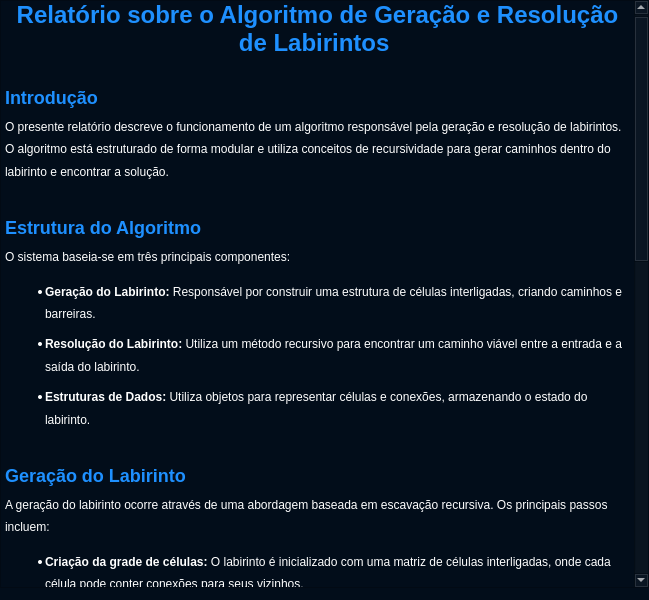
<?xml version="1.0" encoding="UTF-8"?>
<ui version="4.0">
 <class>informationPage</class>
 <widget class="QWidget" name="informationPage">
  <property name="windowModality">
   <enum>Qt::WindowModality::ApplicationModal</enum>
  </property>
  <property name="geometry">
   <rect>
    <x>0</x>
    <y>0</y>
    <width>649</width>
    <height>600</height>
   </rect>
  </property>
  <property name="palette">
   <palette>
    <active>
     <colorrole role="WindowText">
      <brush brushstyle="SolidPattern">
       <color alpha="255">
        <red>255</red>
        <green>255</green>
        <blue>255</blue>
       </color>
      </brush>
     </colorrole>
     <colorrole role="Button">
      <brush brushstyle="SolidPattern">
       <color alpha="255">
        <red>2</red>
        <green>13</green>
        <blue>26</blue>
       </color>
      </brush>
     </colorrole>
     <colorrole role="Light">
      <brush brushstyle="SolidPattern">
       <color alpha="255">
        <red>3</red>
        <green>19</green>
        <blue>39</blue>
       </color>
      </brush>
     </colorrole>
     <colorrole role="Midlight">
      <brush brushstyle="SolidPattern">
       <color alpha="255">
        <red>2</red>
        <green>16</green>
        <blue>32</blue>
       </color>
      </brush>
     </colorrole>
     <colorrole role="Dark">
      <brush brushstyle="SolidPattern">
       <color alpha="255">
        <red>1</red>
        <green>6</green>
        <blue>13</blue>
       </color>
      </brush>
     </colorrole>
     <colorrole role="Mid">
      <brush brushstyle="SolidPattern">
       <color alpha="255">
        <red>1</red>
        <green>9</green>
        <blue>17</blue>
       </color>
      </brush>
     </colorrole>
     <colorrole role="Text">
      <brush brushstyle="SolidPattern">
       <color alpha="255">
        <red>255</red>
        <green>255</green>
        <blue>255</blue>
       </color>
      </brush>
     </colorrole>
     <colorrole role="BrightText">
      <brush brushstyle="SolidPattern">
       <color alpha="255">
        <red>255</red>
        <green>255</green>
        <blue>255</blue>
       </color>
      </brush>
     </colorrole>
     <colorrole role="ButtonText">
      <brush brushstyle="SolidPattern">
       <color alpha="255">
        <red>255</red>
        <green>255</green>
        <blue>255</blue>
       </color>
      </brush>
     </colorrole>
     <colorrole role="Base">
      <brush brushstyle="SolidPattern">
       <color alpha="255">
        <red>0</red>
        <green>0</green>
        <blue>0</blue>
       </color>
      </brush>
     </colorrole>
     <colorrole role="Window">
      <brush brushstyle="SolidPattern">
       <color alpha="255">
        <red>2</red>
        <green>13</green>
        <blue>26</blue>
       </color>
      </brush>
     </colorrole>
     <colorrole role="Shadow">
      <brush brushstyle="SolidPattern">
       <color alpha="255">
        <red>0</red>
        <green>0</green>
        <blue>0</blue>
       </color>
      </brush>
     </colorrole>
     <colorrole role="AlternateBase">
      <brush brushstyle="SolidPattern">
       <color alpha="255">
        <red>1</red>
        <green>6</green>
        <blue>13</blue>
       </color>
      </brush>
     </colorrole>
     <colorrole role="ToolTipBase">
      <brush brushstyle="SolidPattern">
       <color alpha="255">
        <red>255</red>
        <green>255</green>
        <blue>220</blue>
       </color>
      </brush>
     </colorrole>
     <colorrole role="ToolTipText">
      <brush brushstyle="SolidPattern">
       <color alpha="255">
        <red>0</red>
        <green>0</green>
        <blue>0</blue>
       </color>
      </brush>
     </colorrole>
     <colorrole role="PlaceholderText">
      <brush brushstyle="SolidPattern">
       <color alpha="127">
        <red>255</red>
        <green>255</green>
        <blue>255</blue>
       </color>
      </brush>
     </colorrole>
     <colorrole role="Accent">
      <brush brushstyle="SolidPattern">
       <color alpha="255">
        <red>0</red>
        <green>0</green>
        <blue>0</blue>
       </color>
      </brush>
     </colorrole>
    </active>
    <inactive>
     <colorrole role="WindowText">
      <brush brushstyle="SolidPattern">
       <color alpha="255">
        <red>255</red>
        <green>255</green>
        <blue>255</blue>
       </color>
      </brush>
     </colorrole>
     <colorrole role="Button">
      <brush brushstyle="SolidPattern">
       <color alpha="255">
        <red>2</red>
        <green>13</green>
        <blue>26</blue>
       </color>
      </brush>
     </colorrole>
     <colorrole role="Light">
      <brush brushstyle="SolidPattern">
       <color alpha="255">
        <red>3</red>
        <green>19</green>
        <blue>39</blue>
       </color>
      </brush>
     </colorrole>
     <colorrole role="Midlight">
      <brush brushstyle="SolidPattern">
       <color alpha="255">
        <red>2</red>
        <green>16</green>
        <blue>32</blue>
       </color>
      </brush>
     </colorrole>
     <colorrole role="Dark">
      <brush brushstyle="SolidPattern">
       <color alpha="255">
        <red>1</red>
        <green>6</green>
        <blue>13</blue>
       </color>
      </brush>
     </colorrole>
     <colorrole role="Mid">
      <brush brushstyle="SolidPattern">
       <color alpha="255">
        <red>1</red>
        <green>9</green>
        <blue>17</blue>
       </color>
      </brush>
     </colorrole>
     <colorrole role="Text">
      <brush brushstyle="SolidPattern">
       <color alpha="255">
        <red>255</red>
        <green>255</green>
        <blue>255</blue>
       </color>
      </brush>
     </colorrole>
     <colorrole role="BrightText">
      <brush brushstyle="SolidPattern">
       <color alpha="255">
        <red>255</red>
        <green>255</green>
        <blue>255</blue>
       </color>
      </brush>
     </colorrole>
     <colorrole role="ButtonText">
      <brush brushstyle="SolidPattern">
       <color alpha="255">
        <red>255</red>
        <green>255</green>
        <blue>255</blue>
       </color>
      </brush>
     </colorrole>
     <colorrole role="Base">
      <brush brushstyle="SolidPattern">
       <color alpha="255">
        <red>0</red>
        <green>0</green>
        <blue>0</blue>
       </color>
      </brush>
     </colorrole>
     <colorrole role="Window">
      <brush brushstyle="SolidPattern">
       <color alpha="255">
        <red>2</red>
        <green>13</green>
        <blue>26</blue>
       </color>
      </brush>
     </colorrole>
     <colorrole role="Shadow">
      <brush brushstyle="SolidPattern">
       <color alpha="255">
        <red>0</red>
        <green>0</green>
        <blue>0</blue>
       </color>
      </brush>
     </colorrole>
     <colorrole role="AlternateBase">
      <brush brushstyle="SolidPattern">
       <color alpha="255">
        <red>1</red>
        <green>6</green>
        <blue>13</blue>
       </color>
      </brush>
     </colorrole>
     <colorrole role="ToolTipBase">
      <brush brushstyle="SolidPattern">
       <color alpha="255">
        <red>255</red>
        <green>255</green>
        <blue>220</blue>
       </color>
      </brush>
     </colorrole>
     <colorrole role="ToolTipText">
      <brush brushstyle="SolidPattern">
       <color alpha="255">
        <red>0</red>
        <green>0</green>
        <blue>0</blue>
       </color>
      </brush>
     </colorrole>
     <colorrole role="PlaceholderText">
      <brush brushstyle="SolidPattern">
       <color alpha="127">
        <red>255</red>
        <green>255</green>
        <blue>255</blue>
       </color>
      </brush>
     </colorrole>
     <colorrole role="Accent">
      <brush brushstyle="SolidPattern">
       <color alpha="255">
        <red>0</red>
        <green>0</green>
        <blue>0</blue>
       </color>
      </brush>
     </colorrole>
    </inactive>
    <disabled>
     <colorrole role="WindowText">
      <brush brushstyle="SolidPattern">
       <color alpha="255">
        <red>1</red>
        <green>6</green>
        <blue>13</blue>
       </color>
      </brush>
     </colorrole>
     <colorrole role="Button">
      <brush brushstyle="SolidPattern">
       <color alpha="255">
        <red>2</red>
        <green>13</green>
        <blue>26</blue>
       </color>
      </brush>
     </colorrole>
     <colorrole role="Light">
      <brush brushstyle="SolidPattern">
       <color alpha="255">
        <red>3</red>
        <green>19</green>
        <blue>39</blue>
       </color>
      </brush>
     </colorrole>
     <colorrole role="Midlight">
      <brush brushstyle="SolidPattern">
       <color alpha="255">
        <red>2</red>
        <green>16</green>
        <blue>32</blue>
       </color>
      </brush>
     </colorrole>
     <colorrole role="Dark">
      <brush brushstyle="SolidPattern">
       <color alpha="255">
        <red>1</red>
        <green>6</green>
        <blue>13</blue>
       </color>
      </brush>
     </colorrole>
     <colorrole role="Mid">
      <brush brushstyle="SolidPattern">
       <color alpha="255">
        <red>1</red>
        <green>9</green>
        <blue>17</blue>
       </color>
      </brush>
     </colorrole>
     <colorrole role="Text">
      <brush brushstyle="SolidPattern">
       <color alpha="255">
        <red>1</red>
        <green>6</green>
        <blue>13</blue>
       </color>
      </brush>
     </colorrole>
     <colorrole role="BrightText">
      <brush brushstyle="SolidPattern">
       <color alpha="255">
        <red>255</red>
        <green>255</green>
        <blue>255</blue>
       </color>
      </brush>
     </colorrole>
     <colorrole role="ButtonText">
      <brush brushstyle="SolidPattern">
       <color alpha="255">
        <red>1</red>
        <green>6</green>
        <blue>13</blue>
       </color>
      </brush>
     </colorrole>
     <colorrole role="Base">
      <brush brushstyle="SolidPattern">
       <color alpha="255">
        <red>2</red>
        <green>13</green>
        <blue>26</blue>
       </color>
      </brush>
     </colorrole>
     <colorrole role="Window">
      <brush brushstyle="SolidPattern">
       <color alpha="255">
        <red>2</red>
        <green>13</green>
        <blue>26</blue>
       </color>
      </brush>
     </colorrole>
     <colorrole role="Shadow">
      <brush brushstyle="SolidPattern">
       <color alpha="255">
        <red>0</red>
        <green>0</green>
        <blue>0</blue>
       </color>
      </brush>
     </colorrole>
     <colorrole role="AlternateBase">
      <brush brushstyle="SolidPattern">
       <color alpha="255">
        <red>2</red>
        <green>13</green>
        <blue>26</blue>
       </color>
      </brush>
     </colorrole>
     <colorrole role="ToolTipBase">
      <brush brushstyle="SolidPattern">
       <color alpha="255">
        <red>255</red>
        <green>255</green>
        <blue>220</blue>
       </color>
      </brush>
     </colorrole>
     <colorrole role="ToolTipText">
      <brush brushstyle="SolidPattern">
       <color alpha="255">
        <red>0</red>
        <green>0</green>
        <blue>0</blue>
       </color>
      </brush>
     </colorrole>
     <colorrole role="PlaceholderText">
      <brush brushstyle="SolidPattern">
       <color alpha="127">
        <red>1</red>
        <green>6</green>
        <blue>13</blue>
       </color>
      </brush>
     </colorrole>
     <colorrole role="Accent">
      <brush brushstyle="SolidPattern">
       <color alpha="255">
        <red>1</red>
        <green>9</green>
        <blue>18</blue>
       </color>
      </brush>
     </colorrole>
    </disabled>
   </palette>
  </property>
  <property name="windowTitle">
   <string>Form</string>
  </property>
  <layout class="QVBoxLayout" name="verticalLayout">
   <property name="leftMargin">
    <number>0</number>
   </property>
   <property name="topMargin">
    <number>0</number>
   </property>
   <property name="rightMargin">
    <number>0</number>
   </property>
   <property name="bottomMargin">
    <number>12</number>
   </property>
   <item>
    <layout class="QVBoxLayout" name="verticalLayout_3">
     <item>
      <widget class="QTextBrowser" name="textBrowser">
       <property name="documentTitle">
        <string>Relatório sobre o Algoritmo de Geração e Resolução de Labirintos</string>
       </property>
       <property name="lineWrapColumnOrWidth">
        <number>0</number>
       </property>
       <property name="html">
        <string>&lt;!DOCTYPE HTML PUBLIC &quot;-//W3C//DTD HTML 4.0//EN&quot; &quot;http://www.w3.org/TR/REC-html40/strict.dtd&quot;&gt;
&lt;html&gt;&lt;head&gt;&lt;meta name=&quot;qrichtext&quot; content=&quot;1&quot; /&gt;&lt;meta charset=&quot;utf-8&quot; /&gt;&lt;title&gt;Relatório sobre o Algoritmo de Geração e Resolução de Labirintos&lt;/title&gt;&lt;style type=&quot;text/css&quot;&gt;
p, li { white-space: pre-wrap; }
hr { height: 1px; border-width: 0; }
li.unchecked::marker { content: &quot;\2610&quot;; }
li.checked::marker { content: &quot;\2612&quot;; }
&lt;/style&gt;&lt;/head&gt;&lt;body style=&quot; font-family:'Segoe UI'; font-size:9pt; font-weight:400; font-style:normal;&quot; bgcolor=&quot;#020d1a&quot;&gt;
&lt;h1 align=&quot;center&quot; style=&quot; margin-top:18px; margin-bottom:12px; margin-left:0px; margin-right:0px; -qt-block-indent:0; text-indent:0px;&quot;&gt;&lt;span style=&quot; font-family:'Arial','sans-serif'; font-size:xx-large; font-weight:700; color:#1e90ff;&quot;&gt;Relatório sobre o Algoritmo de Geração e Resolução de Labirintos&lt;/span&gt;&lt;span style=&quot; font-family:'Arial','sans-serif'; color:#ffffff;&quot;&gt; &lt;/span&gt;&lt;/h1&gt;
&lt;h2 style=&quot; margin-top:30px; margin-bottom:12px; margin-left:0px; margin-right:0px; -qt-block-indent:0; text-indent:0px;&quot;&gt;&lt;span style=&quot; font-family:'Arial','sans-serif'; font-size:x-large; font-weight:700; color:#1e90ff;&quot;&gt;Introdução&lt;/span&gt;&lt;span style=&quot; font-family:'Arial','sans-serif'; color:#ffffff;&quot;&gt; &lt;/span&gt;&lt;/h2&gt;
&lt;p style=&quot; margin-top:12px; margin-bottom:12px; margin-left:0px; margin-right:0px; -qt-block-indent:0; text-indent:0px; line-height:160%;&quot;&gt;&lt;span style=&quot; font-family:'Arial','sans-serif'; color:#ffffff;&quot;&gt;O presente relatório descreve o funcionamento de um algoritmo responsável pela geração e resolução de labirintos. O algoritmo está estruturado de forma modular e utiliza conceitos de recursividade para gerar caminhos dentro do labirinto e encontrar a solução. &lt;/span&gt;&lt;/p&gt;
&lt;h2 style=&quot; margin-top:30px; margin-bottom:12px; margin-left:0px; margin-right:0px; -qt-block-indent:0; text-indent:0px;&quot;&gt;&lt;span style=&quot; font-family:'Arial','sans-serif'; font-size:x-large; font-weight:700; color:#1e90ff;&quot;&gt;Estrutura do Algoritmo&lt;/span&gt;&lt;span style=&quot; font-family:'Arial','sans-serif'; color:#ffffff;&quot;&gt; &lt;/span&gt;&lt;/h2&gt;
&lt;p style=&quot; margin-top:12px; margin-bottom:12px; margin-left:0px; margin-right:0px; -qt-block-indent:0; text-indent:0px; line-height:160%;&quot;&gt;&lt;span style=&quot; font-family:'Arial','sans-serif'; color:#ffffff;&quot;&gt;O sistema baseia-se em três principais componentes: &lt;/span&gt;&lt;/p&gt;
&lt;ul style=&quot;margin-top: 0px; margin-bottom: 0px; margin-left: 0px; margin-right: 0px; -qt-list-indent: 1;&quot;&gt;
&lt;li style=&quot; font-family:'Arial','sans-serif'; color:#ffffff;&quot; style=&quot; margin-top:12px; margin-bottom:8px; margin-left:0px; margin-right:0px; -qt-block-indent:0; text-indent:0px; line-height:160%;&quot;&gt;&lt;span style=&quot; font-weight:700;&quot;&gt;Geração do Labirinto:&lt;/span&gt; Responsável por construir uma estrutura de células interligadas, criando caminhos e barreiras. &lt;/li&gt;
&lt;li style=&quot; font-family:'Arial','sans-serif'; color:#ffffff;&quot; style=&quot; margin-top:0px; margin-bottom:8px; margin-left:0px; margin-right:0px; -qt-block-indent:0; text-indent:0px; line-height:160%;&quot;&gt;&lt;span style=&quot; font-weight:700;&quot;&gt;Resolução do Labirinto:&lt;/span&gt; Utiliza um método recursivo para encontrar um caminho viável entre a entrada e a saída do labirinto. &lt;/li&gt;
&lt;li style=&quot; font-family:'Arial','sans-serif'; color:#ffffff;&quot; style=&quot; margin-top:0px; margin-bottom:12px; margin-left:0px; margin-right:0px; -qt-block-indent:0; text-indent:0px; line-height:160%;&quot;&gt;&lt;span style=&quot; font-weight:700;&quot;&gt;Estruturas de Dados:&lt;/span&gt; Utiliza objetos para representar células e conexões, armazenando o estado do labirinto. &lt;/li&gt;&lt;/ul&gt;
&lt;h2 style=&quot; margin-top:30px; margin-bottom:12px; margin-left:0px; margin-right:0px; -qt-block-indent:0; text-indent:0px;&quot;&gt;&lt;span style=&quot; font-family:'Arial','sans-serif'; font-size:x-large; font-weight:700; color:#1e90ff;&quot;&gt;Geração do Labirinto&lt;/span&gt;&lt;span style=&quot; font-family:'Arial','sans-serif'; color:#ffffff;&quot;&gt; &lt;/span&gt;&lt;/h2&gt;
&lt;p style=&quot; margin-top:12px; margin-bottom:12px; margin-left:0px; margin-right:0px; -qt-block-indent:0; text-indent:0px; line-height:160%;&quot;&gt;&lt;span style=&quot; font-family:'Arial','sans-serif'; color:#ffffff;&quot;&gt;A geração do labirinto ocorre através de uma abordagem baseada em escavação recursiva. Os principais passos incluem: &lt;/span&gt;&lt;/p&gt;
&lt;ul style=&quot;margin-top: 0px; margin-bottom: 0px; margin-left: 0px; margin-right: 0px; -qt-list-indent: 1;&quot;&gt;
&lt;li style=&quot; font-family:'Arial','sans-serif'; color:#ffffff;&quot; style=&quot; margin-top:12px; margin-bottom:8px; margin-left:0px; margin-right:0px; -qt-block-indent:0; text-indent:0px; line-height:160%;&quot;&gt;&lt;span style=&quot; font-weight:700;&quot;&gt;Criação da grade de células:&lt;/span&gt; O labirinto é inicializado com uma matriz de células interligadas, onde cada célula pode conter conexões para seus vizinhos. &lt;/li&gt;
&lt;li style=&quot; font-family:'Arial','sans-serif'; color:#ffffff;&quot; style=&quot; margin-top:0px; margin-bottom:8px; margin-left:0px; margin-right:0px; -qt-block-indent:0; text-indent:0px; line-height:160%;&quot;&gt;&lt;span style=&quot; font-weight:700;&quot;&gt;Definição da entrada e saída:&lt;/span&gt; A entrada e a saída são escolhidas aleatoriamente em uma das bordas do labirinto. &lt;/li&gt;
&lt;li style=&quot; font-family:'Arial','sans-serif'; color:#ffffff;&quot; style=&quot; margin-top:0px; margin-bottom:12px; margin-left:0px; margin-right:0px; -qt-block-indent:0; text-indent:0px; line-height:160%;&quot;&gt;&lt;span style=&quot; font-weight:700;&quot;&gt;Escavação recursiva:&lt;/span&gt; 
&lt;ul style=&quot;margin-top: 0px; margin-bottom: 0px; margin-left: 0px; margin-right: 0px; -qt-list-indent: 2;&quot;&gt;
&lt;li style=&quot; font-family:'Arial','sans-serif'; color:#ffffff;&quot; style=&quot; margin-top:0px; margin-bottom:8px; margin-left:0px; margin-right:0px; -qt-block-indent:0; text-indent:0px; line-height:160%;&quot;&gt;Começando pela entrada, o algoritmo percorre recursivamente as células vizinhas de forma aleatória. &lt;/li&gt;
&lt;li style=&quot; font-family:'Arial','sans-serif'; color:#ffffff;&quot; style=&quot; margin-top:0px; margin-bottom:8px; margin-left:0px; margin-right:0px; -qt-block-indent:0; text-indent:0px; line-height:160%;&quot;&gt;Cada conexão entre células pode ser marcada como livre (sem obstáculo) ou bloqueada. &lt;/li&gt;
&lt;li style=&quot; font-family:'Arial','sans-serif'; color:#ffffff;&quot; style=&quot; margin-top:0px; margin-bottom:8px; margin-left:0px; margin-right:0px; -qt-block-indent:0; text-indent:0px; line-height:160%;&quot;&gt;Se uma célula não foi visitada, o caminho entre ela e a célula anterior é aberto, e a escavação continua. &lt;/li&gt;
&lt;li style=&quot; font-family:'Arial','sans-serif'; color:#ffffff;&quot; style=&quot; margin-top:0px; margin-bottom:8px; margin-left:0px; margin-right:0px; -qt-block-indent:0; text-indent:0px; line-height:160%;&quot;&gt;O processo se repete até que o labirinto esteja completamente escavado. &lt;/li&gt;&lt;/ul&gt;&lt;/li&gt;&lt;/ul&gt;
&lt;h2 style=&quot; margin-top:30px; margin-bottom:12px; margin-left:0px; margin-right:0px; -qt-block-indent:0; text-indent:0px;&quot;&gt;&lt;span style=&quot; font-family:'Arial','sans-serif'; font-size:x-large; font-weight:700; color:#1e90ff;&quot;&gt;Resolução do Labirinto&lt;/span&gt;&lt;span style=&quot; font-family:'Arial','sans-serif'; color:#ffffff;&quot;&gt; &lt;/span&gt;&lt;/h2&gt;
&lt;p style=&quot; margin-top:12px; margin-bottom:12px; margin-left:0px; margin-right:0px; -qt-block-indent:0; text-indent:0px; line-height:160%;&quot;&gt;&lt;span style=&quot; font-family:'Arial','sans-serif'; color:#ffffff;&quot;&gt;Para encontrar um caminho viável dentro do labirinto, o algoritmo segue uma abordagem recursiva: &lt;/span&gt;&lt;/p&gt;
&lt;ul style=&quot;margin-top: 0px; margin-bottom: 0px; margin-left: 0px; margin-right: 0px; -qt-list-indent: 1;&quot;&gt;
&lt;li style=&quot; font-family:'Arial','sans-serif'; color:#ffffff;&quot; style=&quot; margin-top:12px; margin-bottom:8px; margin-left:0px; margin-right:0px; -qt-block-indent:0; text-indent:0px; line-height:160%;&quot;&gt;&lt;span style=&quot; font-weight:700;&quot;&gt;Inicialização:&lt;/span&gt; Um mapa de células visitadas é criado para evitar revisitar locais já percorridos. &lt;/li&gt;
&lt;li style=&quot; font-family:'Arial','sans-serif'; color:#ffffff;&quot; style=&quot; margin-top:0px; margin-bottom:8px; margin-left:0px; margin-right:0px; -qt-block-indent:0; text-indent:0px; line-height:160%;&quot;&gt;&lt;span style=&quot; font-weight:700;&quot;&gt;Busca Recursiva:&lt;/span&gt; 
&lt;ul style=&quot;margin-top: 0px; margin-bottom: 0px; margin-left: 0px; margin-right: 0px; -qt-list-indent: 2;&quot;&gt;
&lt;li style=&quot; font-family:'Arial','sans-serif'; color:#ffffff;&quot; style=&quot; margin-top:0px; margin-bottom:8px; margin-left:0px; margin-right:0px; -qt-block-indent:0; text-indent:0px; line-height:160%;&quot;&gt;O algoritmo começa na entrada e tenta seguir pelos caminhos possíveis. &lt;/li&gt;
&lt;li style=&quot; font-family:'Arial','sans-serif'; color:#ffffff;&quot; style=&quot; margin-top:0px; margin-bottom:8px; margin-left:0px; margin-right:0px; -qt-block-indent:0; text-indent:0px; line-height:160%;&quot;&gt;Caso uma célula leve diretamente à saída, a solução é encontrada. &lt;/li&gt;
&lt;li style=&quot; font-family:'Arial','sans-serif'; color:#ffffff;&quot; style=&quot; margin-top:0px; margin-bottom:8px; margin-left:0px; margin-right:0px; -qt-block-indent:0; text-indent:0px; line-height:160%;&quot;&gt;Se a célula atual não for a saída, o algoritmo tenta mover-se para uma célula adjacente que não tenha obstáculos. &lt;/li&gt;
&lt;li style=&quot; font-family:'Arial','sans-serif'; color:#ffffff;&quot; style=&quot; margin-top:0px; margin-bottom:8px; margin-left:0px; margin-right:0px; -qt-block-indent:0; text-indent:0px; line-height:160%;&quot;&gt;Caso todas as direções sejam bloqueadas, o algoritmo retrocede e busca outra alternativa. &lt;/li&gt;&lt;/ul&gt;&lt;/li&gt;
&lt;li style=&quot; font-family:'Arial','sans-serif'; color:#ffffff;&quot; style=&quot; margin-top:0px; margin-bottom:12px; margin-left:0px; margin-right:0px; -qt-block-indent:0; text-indent:0px; line-height:160%;&quot;&gt;&lt;span style=&quot; font-weight:700;&quot;&gt;Marcação do Caminho:&lt;/span&gt; Ao encontrar a solução, as células percorridas são marcadas, formando o caminho correto. &lt;/li&gt;&lt;/ul&gt;
&lt;h2 style=&quot; margin-top:30px; margin-bottom:12px; margin-left:0px; margin-right:0px; -qt-block-indent:0; text-indent:0px;&quot;&gt;&lt;span style=&quot; font-family:'Arial','sans-serif'; font-size:x-large; font-weight:700; color:#1e90ff;&quot;&gt;Conclusão&lt;/span&gt;&lt;span style=&quot; font-family:'Arial','sans-serif'; color:#ffffff;&quot;&gt; &lt;/span&gt;&lt;/h2&gt;
&lt;p style=&quot; margin-top:12px; margin-bottom:12px; margin-left:0px; margin-right:0px; -qt-block-indent:0; text-indent:0px; line-height:160%;&quot;&gt;&lt;span style=&quot; font-family:'Arial','sans-serif'; color:#ffffff;&quot;&gt;O algoritmo implementa de maneira eficiente a geração e resolução de labirintos, utilizando recursividade tanto para a construção quanto para a busca do caminho correto. Essa abordagem permite criar labirintos complexos e encontrar soluções de forma otimizada. A modularização do sistema facilita a manutenção e expansão do código, tornando-o aplicável a diversas situações de navegação e resolução de problemas. &lt;/span&gt;&lt;/p&gt;&lt;/body&gt;&lt;/html&gt;</string>
       </property>
       <property name="overwriteMode">
        <bool>false</bool>
       </property>
       <property name="source">
        <url>
         <string>qrc:/others/resources/algorithmTxt.html</string>
        </url>
       </property>
      </widget>
     </item>
    </layout>
   </item>
  </layout>
 </widget>
 <resources/>
 <connections/>
</ui>
